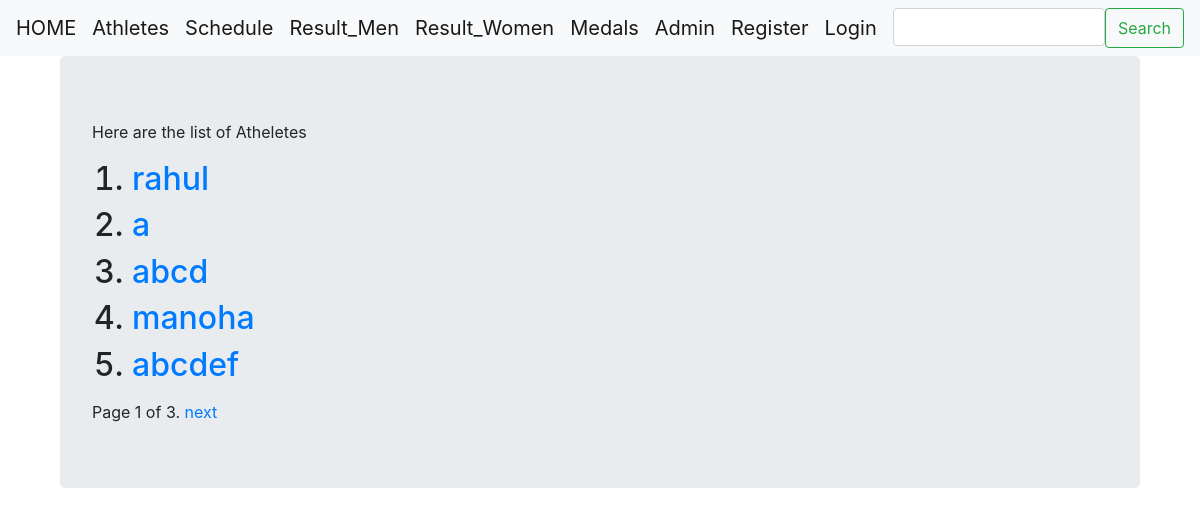
Page /sangarsh/athlete_list/ on the committed database.
### basic_app/models.py (models this page shows, shortened)
class UserProfileInfo(models.Model):
    CRICKET = 'Cricket'
    FOOTBALL = 'Football'
    HOCKEY = 'Hockey'
    BADMINTON = 'Badminton'
    VOLLEYBALL = 'Volleyball'
    SPORT_CHOICES = [
        (CRICKET, 'Cricket'),
        (FOOTBALL, 'Football'),
        (HOCKEY, 'Hockey'),
        (BADMINTON, 'Badminton'),
        (VOLLEYBALL, 'Volleyball'),
    ]
    INDIA = 'India'
    JAPAN = 'Japan'
    CHINA = 'China'
    USA = 'Usa'
    RUSSIA = 'Russia'
    COUNTRY_CHOICES = [
        (INDIA,"India"),
        (JAPAN,"Japan"),
        (CHINA,"China"),
        (USA,"Usa"),
        (RUSSIA,"Russia")
    ]
    user = models.OneToOneField(User,on_delete = models.CASCADE)
    portofolio_site = models.URLField(blank='False')
    country = models.CharField(max_length = 32,choices = COUNTRY_CHOICES,)
    sport = models.CharField(max_length = 32,choices = SPORT_CHOICES,)
    profile_pic = models.ImageField(blank='False',upload_to = 'profile_pics')

### basic_app/views.py (the view)
# urls.py: path('athlete_list/',views.AthleteListView.as_view(),name = "list"),
class AthleteListView(ListView):
    context_object_name = 'athletes'
    model = models.UserProfileInfo
    paginate_by = 5
    ordering = ['id']
    template_name = 'basic_app/athlete_list.html'

### templates/basic_app/athlete_list.html (shortened to what this page needs)
{% extends "basic_app/base.html" %}
{% load static %}
{% block body_block %}
  <div class="container">
    <div class="jumbotron">
      <p> Here are the list of Atheletes<p>
      <ol>
        {% for s in athletes %}
          <h2><li><a href="{{ s.id }}">{{s.user.username}}</a></li></h2>
        {% endfor %}
      </ol>
      {% if is_paginated %}
        <div class="pagination">
            <span class="page-links">
                <span class="page-current">
                    Page {{ page_obj.number }} of {{ page_obj.paginator.num_pages }}.
                </span>
                {% if page_obj.has_next %}
                    <a href="{{ request.path }}?page={{ page_obj.next_page_number }}">next</a>
                {% endif %}
            </span>
        </div>
    {% endif %}
    </div>
  </div>
{% endblock %}

### rows in the picture
UserProfileInfo: user.username "rahul"
UserProfileInfo: user.username "a"
UserProfileInfo: user.username "abcd"
UserProfileInfo: user.username "manoha"
UserProfileInfo: user.username "abcdef"

### other values in the picture
{{ page_obj.number }} "1"
{{ page_obj.paginator.num_pages }} "3"
